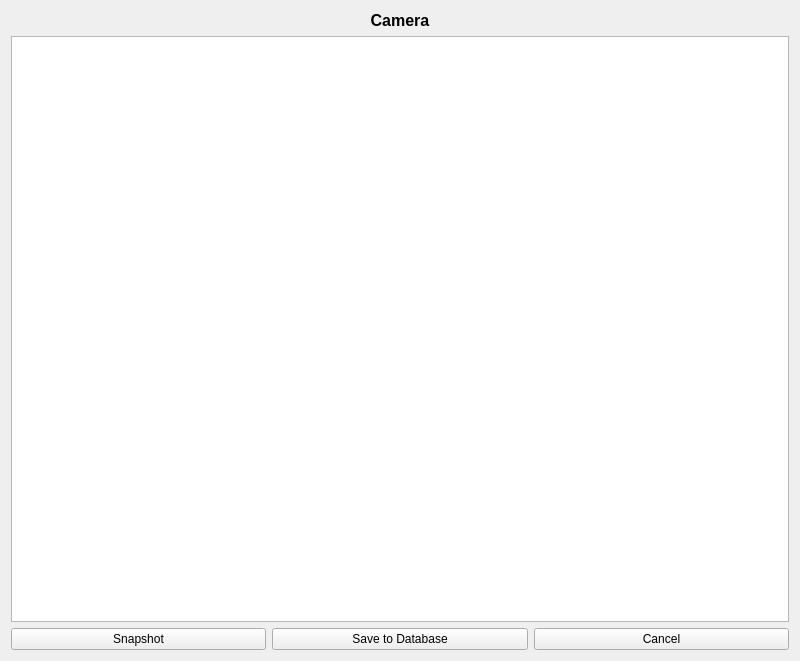
<?xml version="1.0" encoding="UTF-8"?>
<ui version="4.0">
 <class>Form</class>
 <widget class="QWidget" name="Form">
  <property name="geometry">
   <rect>
    <x>0</x>
    <y>0</y>
    <width>800</width>
    <height>661</height>
   </rect>
  </property>
  <property name="windowTitle">
   <string>Form</string>
  </property>
  <layout class="QGridLayout" name="gridLayout">
   <item row="1" column="0" colspan="3">
    <widget class="QGraphicsView" name="graphicsView"/>
   </item>
   <item row="2" column="0">
    <widget class="QPushButton" name="pushButton_Snapshot">
     <property name="text">
      <string>Snapshot</string>
     </property>
    </widget>
   </item>
   <item row="2" column="1">
    <widget class="QPushButton" name="pushButton">
     <property name="text">
      <string>Save to Database</string>
     </property>
    </widget>
   </item>
   <item row="2" column="2">
    <widget class="QPushButton" name="pushButton_2">
     <property name="text">
      <string>Cancel</string>
     </property>
    </widget>
   </item>
   <item row="0" column="1">
    <widget class="QLabel" name="label">
     <property name="text">
      <string>&lt;html&gt;&lt;head/&gt;&lt;body&gt;&lt;p align=&quot;center&quot;&gt;&lt;span style=&quot; font-size:12pt; font-weight:600;&quot;&gt;Camera&lt;/span&gt;&lt;/p&gt;&lt;/body&gt;&lt;/html&gt;</string>
     </property>
    </widget>
   </item>
  </layout>
 </widget>
 <resources/>
 <connections/>
</ui>
